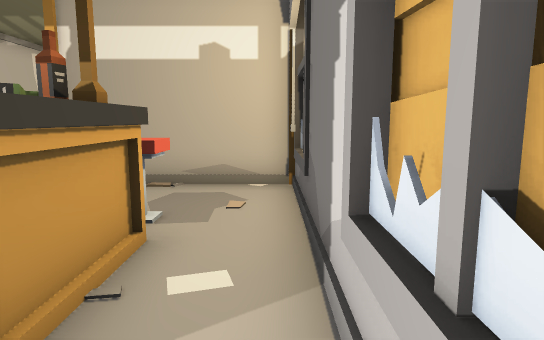
View 1 (above)

16 first-person views from a walk through a Unity game level. The camera is 1.4 m above the floor, tilts 8° down and sees 75° across. The floor is counted in squares, 1 m on a side. Each view is taken from the middle of a square. On the plan, view 1 faces up. The plan holds only what a view shows up to about 15 squares ahead; the rest is blank. Door leaves are left out, so doorways stand open.

View 2
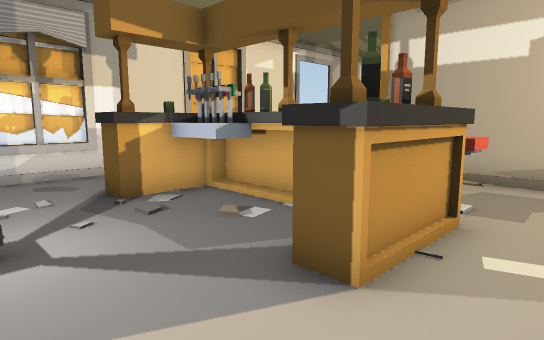

View 3
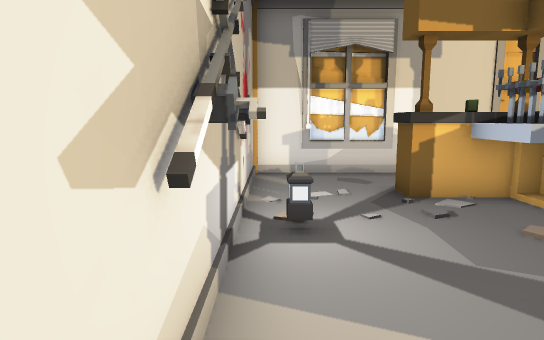

View 4
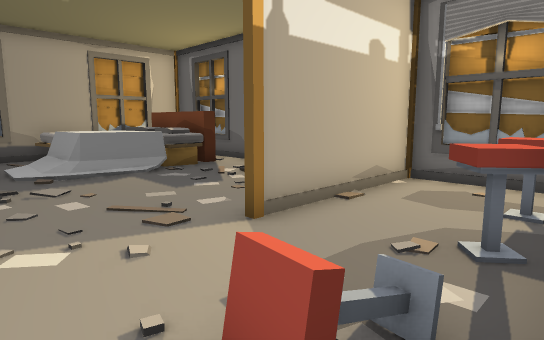

View 5
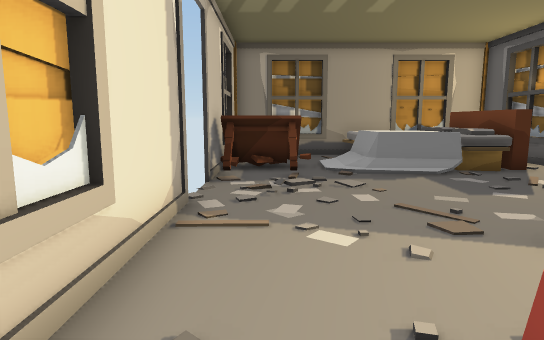

View 6
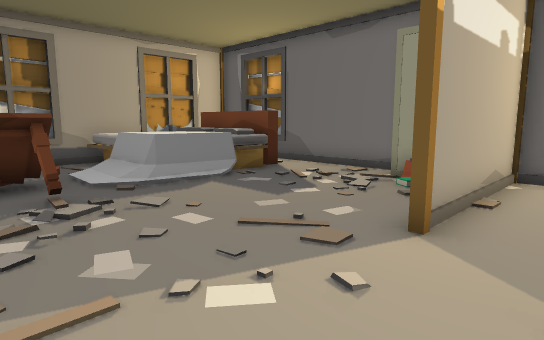

View 7
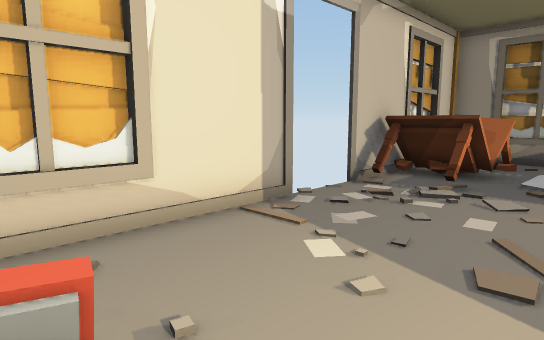

View 8
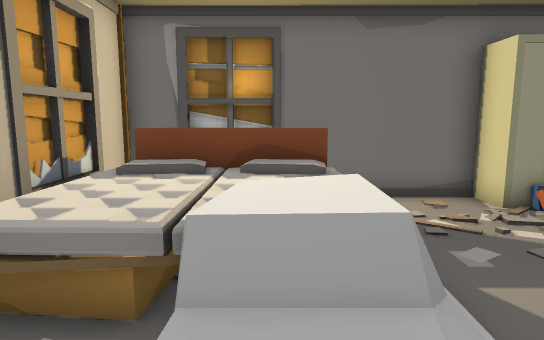

View 9
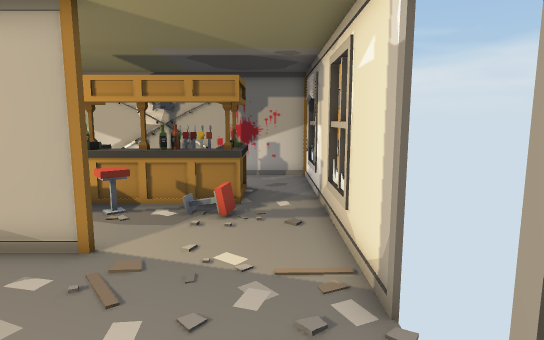

View 10
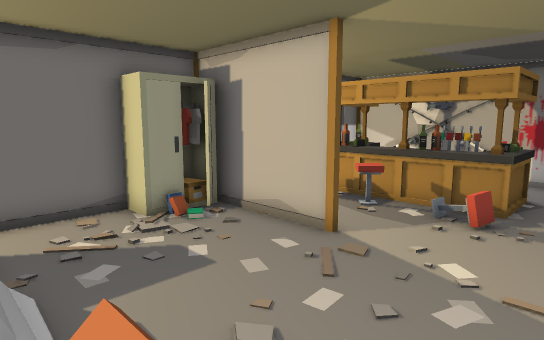

View 11
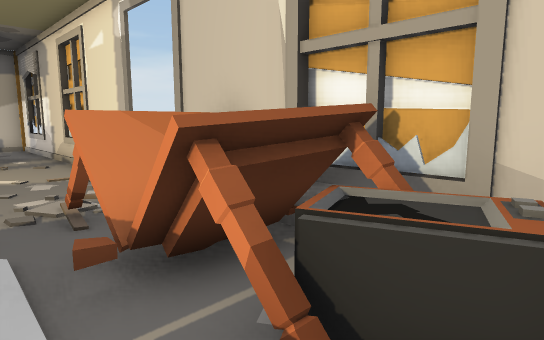

View 12
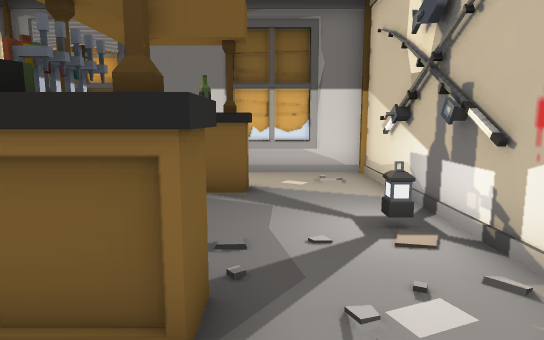

View 13
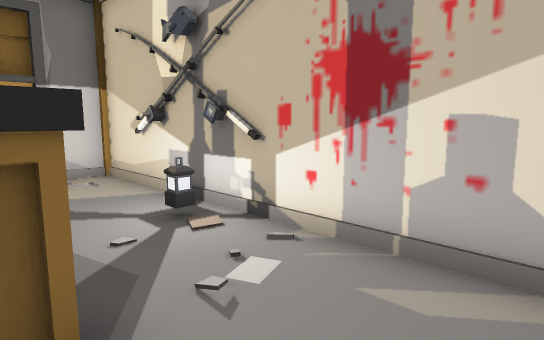

View 14
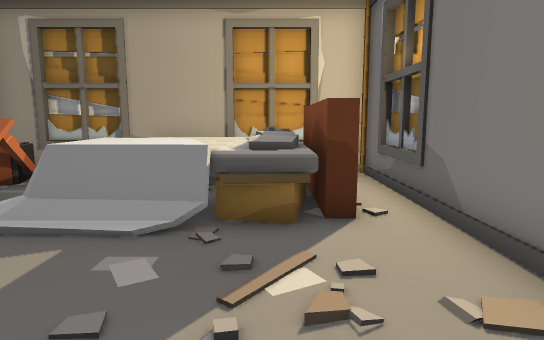

View 15
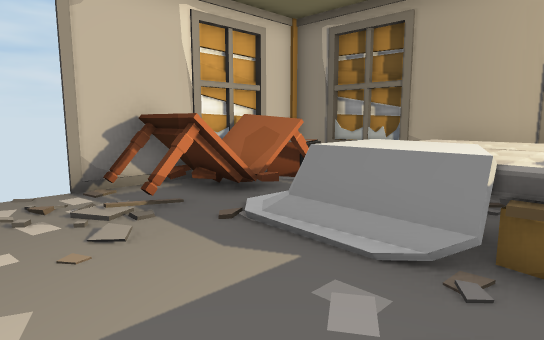

View 16
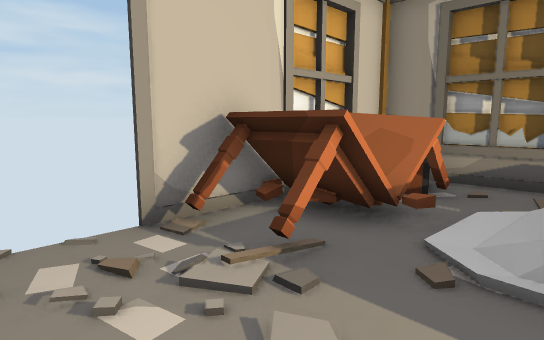

### Floor plan
Key: @ floor where view 1 was taken; # wall or solid block; . floor; / step, stairs or slope; D open door; v drop or lower ground; S stool; B bed; T table; C cupboard; O other object.
Columns run from 10 left of view 1 to 1 right of it. Each row starts with its distance up from view 1.
 19 ############
 18 #OO..BBBBB.#
 17 #OO..BBBBB.#
 16 #vvT/BBBBB.#
 15 #////BBBBB.#
 14 #////BBBBB.#
 13 #TTT.......#
 12 DD.........#
 11 DD.........#
 10 DD.......C##
  9 #........CC#
  8 #.....######
  7 #.........##
  6 #..........#
  5 #..SO.S.S..#
  4 #..OOOOOO..#
  3 #..OOOOOO..#
  2 #..OO...O..#
  1 #..........#
  0 #.........@#
 -1 #....#O....#
 -2 ############

Positions as (right, up) in squares from view 1, and headings:
1: (0, 0), facing up
2: (0, -1), facing up-left
3: (0, -1), facing left
4: (-8, 4), facing up-right
5: (-8, 4), facing up
6: (-9, 6), facing up-right
7: (-5, 5), facing up-left
8: (-8, 15), facing right
9: (-8, 14), facing down
10: (-9, 14), facing down-right
11: (-6, 18), facing down-left
12: (-9, 1), facing right
13: (-9, 2), facing down-right
14: (-2, 9), facing up
15: (-2, 10), facing up-left
16: (-5, 10), facing up-left
